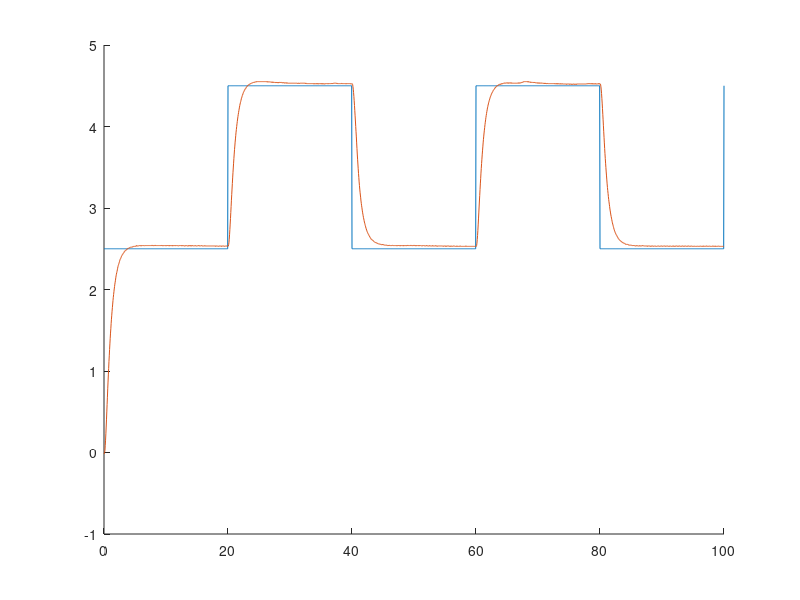
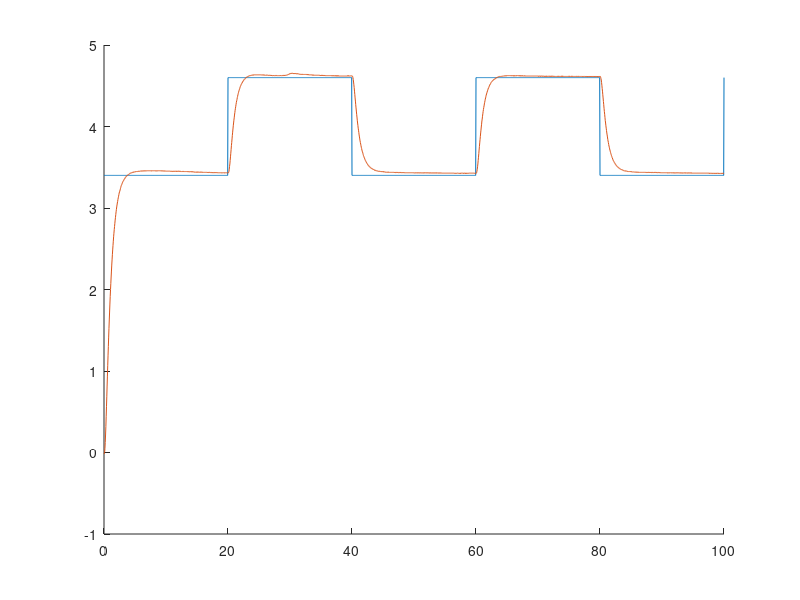

MATLAB code for these plots, in order: (Note: this script raises an error after producing the figures.)
clear
load fundarek_sada1.mat
figure(1)
hold on 
plot(tout,u)
plot(tout,y)
hold off
tu = [tout, u]
ty = [tout,y]
load fundarek_sada2.mat
tu1 = [tout, u]
ty1 = [tout,y]
figure(2)
hold on 
plot(tout,u)
plot(tout,y)
hold off


numgen=100;	% number of generations
lpop=56;	% number of chromosomes in population
lstring=3;	% number of genes in a chromosome
M=20;          % maximum of the search space

% Population initialisation

Space=[ones(1,lstring)*(0); ones(1,lstring)*M];

% Space=[ones(1,lstring)*(0); 50,1];
Delta=Space(2,:)/100;    % additive mutation step
Delta1 = Space(2,:)/2000;
Delta2 = Space(2,:)/10;
Pop=genrpop(lpop,Space);
evolution = zeros(1,numgen);
best_ch = zeros(lstring,numgen);
% Main cyklus --------------------------------- b)

for gen=1:numgen
    tic
    [Fit]=getFitness(Pop);
    evolution(gen)=min(Fit);	            % convergence graph of the solution
    [Best,bfit]=selbest(Pop,Fit,[1,1]);          % optimum
    best_ch(:,gen) = Best(1,:)';
    Old=selrand(Pop,Fit,8);                     % vyssii selektivny tlak avsak so
    Work1=seltourn(Pop,Fit,8);               % zachovanim nahodneho vyberu
    Work1=[Work1; selrand(Pop,Fit,8)];      % pomerne vysoka mutacia zvisuje diverzitu
    Work2=seltourn(Pop,Fit,8);
    Work2=[Work2; selsus(Pop,Fit,8)];
    Work4=seltourn(Pop,Fit,8);
    Work1=mutx(Work1,0.2,Space);
    Work1=crossov(Work1,1,0);
    Work1 = muta(Work1,0.2,Delta1,Space);
    Work2=mutx(Work2,0.3,Space);
    Work2=muta(Work2,0.2,Delta,Space);
    Work3 = genrpop(6,Space);
    Work4 = muta(Work4,0.2,Delta2,Space);
    Pop=[Best;Old;Work1;Work2;Work3;Work4];
    gen
    toc
end;  % gen
% Best solution
figure(4);
hold on 
plot(evolution);
title('evolution');
xlabel('generation');
ylabel('fitness');


hold off
figure(5);
hold on;
plot(best_ch(1,:));
plot(best_ch(2,:));
plot(best_ch(3,:));

hold off

K = best_ch(1,end)
T = best_ch(2,end)
Td = best_ch(3,end)
K = 1.0117
T = 0.8673
Td = 0.3034